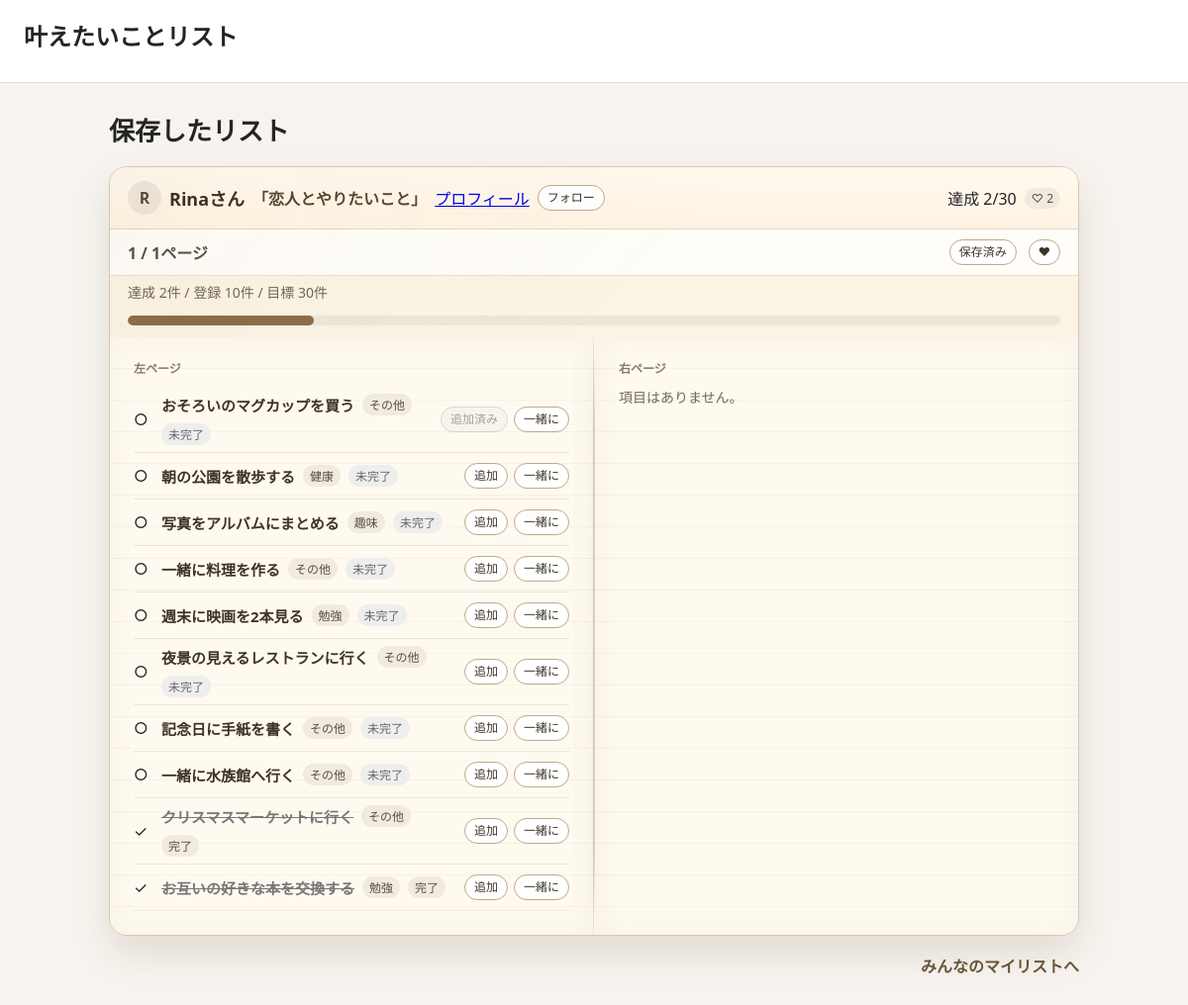
Screenshot of /saved/ (signed in) with the database file from the repository.
### goals/models.py (models this page shows, shortened)
class YearPlan(models.Model):
    TARGET_CHOICES = GoalSetting.TARGET_CHOICES
    user = models.ForeignKey(
        settings.AUTH_USER_MODEL,
        verbose_name="ユーザー",
        on_delete=models.CASCADE,
        related_name="year_plans",
    )
    year = models.PositiveIntegerField("Year")
    list_title = models.CharField("リスト名", max_length=120, blank=True)
    target_count = models.PositiveIntegerField("Target count", choices=TARGET_CHOICES, default=100)
    is_public = models.BooleanField("この年のリストを公開する", default=False)
    updated_at = models.DateTimeField(auto_now=True)
    class Meta:
        ordering = ["-year"]

class Profile(models.Model):
    user = models.OneToOneField(settings.AUTH_USER_MODEL, on_delete=models.CASCADE)
    display_name = models.CharField("表示名", max_length=80, blank=True)
    bio = models.TextField("自己紹介", blank=True)
    icon = models.ImageField("プロフィールアイコン", upload_to="profile_icons/", blank=True, null=True)

class YearlyGoal(models.Model):
    CATEGORY_CHOICES = [
        ("travel", "旅行"),
        ("beauty", "美容"),
        ("study", "勉強"),
        ("work", "仕事"),
        ("hobby", "趣味"),
        ("health", "健康"),
        ("money", "お金"),
        ("other", "その他"),
    ]
    user = models.ForeignKey(
        settings.AUTH_USER_MODEL,
        verbose_name="ユーザー",
        on_delete=models.CASCADE,
        blank=True,
        null=True,
        related_name="yearly_goals",
    )
    year_plan = models.ForeignKey(
        YearPlan,
        verbose_name="マイリスト",
        on_delete=models.CASCADE,
        blank=True,
        null=True,
        related_name="goals",
    )
    title = models.CharField("やりたいこと", max_length=200)
    description = models.TextField("メモ", blank=True)
    category = models.CharField("カテゴリ", max_length=20, choices=CATEGORY_CHOICES, default="other")
    planned_date = models.DateField("予定日", blank=True, null=True)
    completed_date = models.DateField("完了日", blank=True, null=True)
    is_done = models.BooleanField("達成済み", default=False)
    is_public = models.BooleanField("公開する", default=False)
    item_is_public = models.BooleanField("この項目を公開する", default=True)
    created_at = models.DateTimeField(auto_now_add=True)
    updated_at = models.DateTimeField(auto_now=True)
    class Meta:
        ordering = ["is_done", "-created_at"]

### goals/views.py (the view)
# urls.py: path("saved/", views.saved_list_page, name="saved_list_page"),
@login_required
def saved_list_page(request):
    saved = SavedList.objects.filter(
        user=request.user,
        my_list__is_public=True,
    ).select_related("my_list", "my_list__user", "my_list__user__profile").order_by("-created_at")
    plans = [item.my_list for item in saved]
    grouped_goals = build_public_list_groups(plans, request.user, request=request)
    return render(request, "goals/saved_list.html", {"goal_groups": grouped_goals, "page_heading": "保存したリスト"})

### goals/views.py (called while the page is built)
def progress_percent(done_count, total_count):
    if total_count <= 0:
        return 0
    return min(round(done_count / total_count * 100), 100)

### goals/templates/goals/saved_list.html (shortened to what this page needs)
{% extends "goals/public_goal_list.html" %}
{% block content %}
<div class="page-title">
    <h2>{{ page_heading|default:"保存したリスト" }}</h2>
</div>
<section class="notebook-list">
    {% for group in goal_groups %}
        {% include "goals/partials/public_list_card.html" with group=group %}
    {% empty %}
        <p class="notice">保存した公開マイリストはまだありません。</p>
    {% endfor %}
</section>
<div class="related-page-link">
    <a href="{% url 'goals:public_goal_list' %}">みんなのマイリストへ</a>
</div>
{% endblock %}

### goals/templates/goals/partials/public_list_card.html (shortened to what this page needs)
<article class="notebook-card book">
    <header class="notebook-header">
        <div class="notebook-title">
            <span class="avatar">
                {% if group.user.profile.icon %}
                    <img src="{{ group.user.profile.icon.url }}" alt="">
                {% else %}
                    {{ group.display_name|slice:":1" }}
                {% endif %}
            </span>
            <h3>{{ group.display_name }}さん</h3>
            <span class="list-name">「{{ group.list_title }}」</span>
            {% if group.user and not hide_profile_link %}
                <a class="profile-link" href="{% url 'goals:profile_detail' group.user.username %}">プロフィール</a>
            {% endif %}
            {% if group.can_react %}
                <form method="post" action="{% url 'goals:toggle_follow' group.user.username %}">
                    <button class="button small-button pill-button" type="submit">
                        {% if group.is_following %}フォロー中{% else %}フォロー{% endif %}
                    </button>
                </form>
            {% elif not user.is_authenticated and group.user %}
                <form method="post" action="{% url 'goals:toggle_follow' group.user.username %}">
                    {% csrf_token %}
                <button class="button small-button pill-button" type="submit">フォロー</button>
                </form>
            {% endif %}
        </div>
        <div class="notebook-progress">
            達成 {{ group.done_count }}/{{ group.target_count }}
            <span class="status-pill">♡ {{ group.like_count }}</span>
        </div>
    </header>
    <div class="public-list-actions">
        <div class="page-control">
            <span>{{ group.list_current_page }} / {{ group.list_total_pages }}ページ</span>
        </div>
        {% if group.can_react %}
            <form method="post" action="{% url 'goals:toggle_saved_list' group.plan.pk %}">
                <button class="button small-button pill-button" type="submit">
                    {% if group.is_saved %}保存済み{% else %}保存{% endif %}
                </button>
            </form>
            <form method="post" action="{% url 'goals:toggle_like_list' group.plan.pk %}">
                <button class="button small-button pill-button" type="submit">
                    {% if group.is_liked %}♥{% else %}♡{% endif %}
                </button>
            </form>
        {% endif %}
    </div>
    <div style="padding: 0 18px 12px;">
        <p class="meta">達成 {{ group.done_count }}件 / 登録 {{ group.total_count }}件 / 目標 {{ group.target_count }}件</p>
        <div class="progress-track">
            <div class="progress-bar" style="width: {{ group.progress_percent }}%;"></div>
        </div>
    </div>
    <div class="spread book-spread">
        <div class="page book-page">
            <p class="page-label">左ページ</p>
            {% for goal in group.left_goals %}
                {% include "goals/partials/public_list_goal_row.html" with goal=goal group=group %}
            {% empty %}
                <p class="meta">項目はありません。</p>
            {% endfor %}
        </div>
        <div class="page book-page">
            <p class="page-label">右ページ</p>
            {% for goal in group.right_goals %}
                {% include "goals/partials/public_list_goal_row.html" with goal=goal group=group %}
            {% empty %}
                <p class="meta">項目はありません。</p>
            {% endfor %}
        </div>
    </div>
</article>

### goals/templates/goals/partials/public_list_goal_row.html (shortened to what this page needs)
<div class="public-goal-row note-line {% if goal.is_done %}done{% endif %}">
    <span class="goal-mark">{% if goal.is_done %}✓{% else %}○{% endif %}</span>
    <div class="public-goal-main">
        <span class="public-goal-title">{{ goal.title }}</span>
        <span class="status-pill">{{ goal.get_category_display }}</span>
        <span class="status-pill {% if not goal.is_done %}private{% endif %}">
            {% if goal.is_done %}完了{% else %}未完了{% endif %}
        </span>
    </div>
    {% if not hide_item_actions and group.can_react or not hide_item_actions and not user.is_authenticated %}
        <div class="public-goal-actions">
            <form class="want-form" method="post" action="{% url 'goals:add_public_goal_to_idea' goal.pk %}">
                <button
                    class="button small-button pill-button want-button {% if goal.is_wanted_by_current_user %}disabled-button{% endif %}"
                    type="submit"
                    {% if goal.is_wanted_by_current_user %}disabled{% endif %}
                >
                    {% if goal.is_wanted_by_current_user %}追加済み{% else %}追加{% endif %}
                </button>
            </form>
            <form class="want-form" method="post" action="{% url 'goals:request_together' goal.pk %}">
                <button
                    class="button small-button pill-button together-button {% if goal.together_status_for_current_user %}disabled-button{% endif %}"
                    type="submit"
                >
                    {% if goal.together_status_for_current_user == "accepted" %}
                        予定
                    {% elif goal.together_status_for_current_user %}
                        申請済み
                    {% else %}
                        一緒に
                    {% endif %}
                </button>
            </form>
        </div>
    {% endif %}
</div>

### goals/templates/goals/saved_list.html (style rules this page uses)
.notebook-list { display: grid; gap: 22px; }
.notebook-card { border: 1px solid #dfd2c0; border-radius: 8px; background: #fffdf8; box-shadow: 0 8px 18px rgba(77, 61, 42, 0.08); overflow: hidden; }
.notebook-header, .public-list-actions { display: flex; align-items: center; justify-content: space-between; gap: 12px; padding: 14px 18px; border-bottom: 1px solid #eadfce; background: #fff8ec; }
.public-list-actions { justify-content: flex-start; padding: 10px 18px; background: #fffdf8; }
.page-control { display: flex; flex-wrap: wrap; gap: 8px; align-items: center; margin-right: auto; color: #5e5143; font-weight: 700; }
.notebook-title, .notebook-progress, .public-goal-main { display: flex; flex-wrap: wrap; align-items: center; gap: 8px; }
.notebook-title h3 { margin: 0; font-size: 18px; }
.list-name { font-weight: 700; }
.spread { display: grid; grid-template-columns: minmax(0, 1fr) minmax(0, 1fr); background: linear-gradient(90deg, transparent calc(50% - 1px), #eadfce calc(50% - 1px), #eadfce calc(50% + 1px), transparent calc(50% + 1px)); }
.page { min-height: 170px; padding: 16px 18px 18px; }
.page-label { margin: 0 0 10px; color: #8a7a67; font-size: 12px; font-weight: 700; }
.public-goal-row { display: grid; grid-template-columns: 20px minmax(0, 1fr) max-content; gap: 8px; align-items: center; padding: 7px 0; border-bottom: 1px solid #f0e8dc; }
.public-goal-title { font-weight: 600; }
.public-goal-row.done .public-goal-title { color: #777; text-decoration: line-through; }
.public-list-actions form, .want-form { margin: 0; }
.related-page-link { display: flex; justify-content: flex-end; margin-top: 18px; }
.related-page-link a { color: #6a5538; font-weight: 700; text-decoration: none; text-underline-offset: 4px; }

### rows the page displays
YearPlan: display_name "R", display_name "Rina", list_title "恋人とやりたいこと", done_count "2", target_count "30", like_count "2", list_current_page "1", list_total_pages "1", total_count "10", {{ group.progress_percent }} 20 (drawn)
YearlyGoal: title "おそろいのマグカップを買う", category "その他", is_done "未完了", shows "追加済み", shows "一緒に"
YearlyGoal: title "朝の公園を散歩する", category "健康", is_done "未完了", shows "追加", shows "一緒に"
YearlyGoal: title "写真をアルバムにまとめる", category "趣味", is_done "未完了", shows "追加", shows "一緒に"
YearlyGoal: title "一緒に料理を作る", category "その他", is_done "未完了", shows "追加"
YearlyGoal: title "週末に映画を2本見る", category "勉強", is_done "未完了", shows "追加", shows "一緒に"
YearlyGoal: title "夜景の見えるレストランに行く", category "その他", is_done "未完了", shows "追加", shows "一緒に"
YearlyGoal: title "記念日に手紙を書く", category "その他", is_done "未完了", shows "追加", shows "一緒に"
YearlyGoal: title "一緒に水族館へ行く", category "その他", is_done "未完了", shows "追加"
YearlyGoal: title "クリスマスマーケットに行く", category "その他", is_done "完了", shows "追加", shows "一緒に"
YearlyGoal: title "お互いの好きな本を交換する", category "勉強", is_done "完了", shows "追加", shows "一緒に"

### other values shown
{{ page_heading|default:"保存したリスト" }} "保存したリスト"
